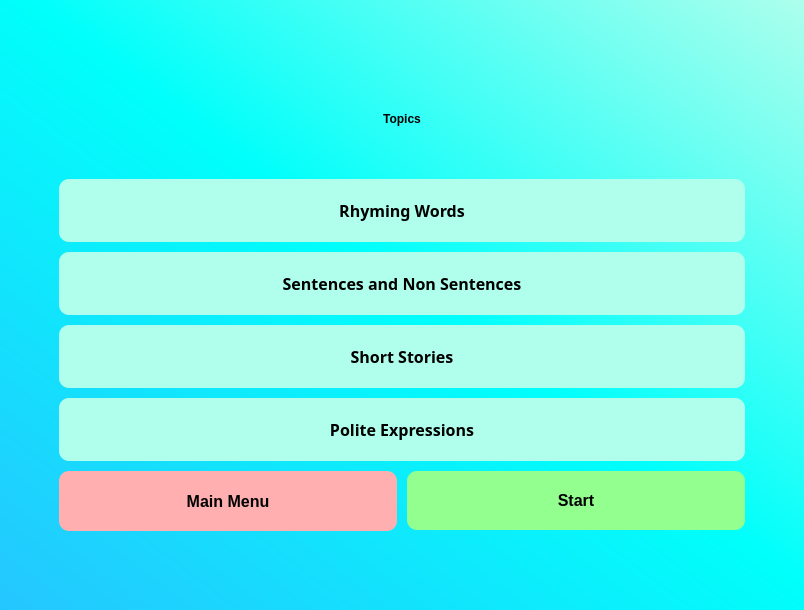
<?xml version="1.0" encoding="UTF-8"?>
<ui version="4.0">
 <class>Form</class>
 <widget class="QWidget" name="Form">
  <property name="geometry">
   <rect>
    <x>0</x>
    <y>0</y>
    <width>804</width>
    <height>594</height>
   </rect>
  </property>
  <property name="mouseTracking">
   <bool>true</bool>
  </property>
  <property name="tabletTracking">
   <bool>true</bool>
  </property>
  <property name="focusPolicy">
   <enum>Qt::NoFocus</enum>
  </property>
  <property name="windowTitle">
   <string>Topics Screen</string>
  </property>
  <property name="styleSheet">
   <string notr="true">#Form{
background: qlineargradient(spread:pad, x1:0, y1:1, x2:1, y2:0, stop:0 rgba(37, 198, 255, 255), stop:0.517857 rgba(0, 255, 251, 255), stop:1 rgba(174, 255, 236, 255))
}</string>
  </property>
  <layout class="QGridLayout" name="gridLayout_2">
   <property name="leftMargin">
    <number>50</number>
   </property>
   <property name="topMargin">
    <number>60</number>
   </property>
   <property name="rightMargin">
    <number>50</number>
   </property>
   <property name="bottomMargin">
    <number>70</number>
   </property>
   <property name="horizontalSpacing">
    <number>11</number>
   </property>
   <item row="0" column="0">
    <widget class="QWidget" name="TopicWidget" native="true">
     <property name="styleSheet">
      <string notr="true">QPushButton {
font-size: 16px !important;
background-color: #AFFFEC !important;
color: black; 
font-family: 'Gilroy';
font-weight: 600;
border-radius: 10px;
padding: 20px;
}

QPushButton::hover {
background-color: #AFFFAA !important;
}</string>
     </property>
     <layout class="QGridLayout" name="gridLayout">
      <property name="spacing">
       <number>10</number>
      </property>
      <item row="0" column="0" colspan="2">
       <widget class="QLabel" name="Topics">
        <property name="minimumSize">
         <size>
          <width>0</width>
          <height>100</height>
         </size>
        </property>
        <property name="styleSheet">
         <string notr="true">font: 87 32pt &quot;Gilroy&quot;;
font-weight: 900;
background: transparent;
color: black;</string>
        </property>
        <property name="text">
         <string>Topics</string>
        </property>
        <property name="alignment">
         <set>Qt::AlignCenter</set>
        </property>
        <property name="wordWrap">
         <bool>true</bool>
        </property>
        <property name="textInteractionFlags">
         <set>Qt::LinksAccessibleByMouse</set>
        </property>
       </widget>
      </item>
      <item row="1" column="0" colspan="2">
       <widget class="QPushButton" name="btnRhyming">
        <property name="font">
         <font>
          <family>Gilroy</family>
          <pointsize>-1</pointsize>
          <weight>75</weight>
          <bold>true</bold>
         </font>
        </property>
        <property name="cursor">
         <cursorShape>PointingHandCursor</cursorShape>
        </property>
        <property name="mouseTracking">
         <bool>true</bool>
        </property>
        <property name="tabletTracking">
         <bool>true</bool>
        </property>
        <property name="focusPolicy">
         <enum>Qt::NoFocus</enum>
        </property>
        <property name="styleSheet">
         <string notr="true"/>
        </property>
        <property name="text">
         <string>Rhyming Words</string>
        </property>
        <property name="autoDefault">
         <bool>true</bool>
        </property>
        <property name="default">
         <bool>true</bool>
        </property>
        <property name="flat">
         <bool>true</bool>
        </property>
       </widget>
      </item>
      <item row="2" column="0" colspan="2">
       <widget class="QPushButton" name="btnSentence">
        <property name="font">
         <font>
          <family>Gilroy</family>
          <pointsize>-1</pointsize>
          <weight>75</weight>
          <bold>true</bold>
         </font>
        </property>
        <property name="cursor">
         <cursorShape>PointingHandCursor</cursorShape>
        </property>
        <property name="mouseTracking">
         <bool>true</bool>
        </property>
        <property name="tabletTracking">
         <bool>true</bool>
        </property>
        <property name="focusPolicy">
         <enum>Qt::NoFocus</enum>
        </property>
        <property name="styleSheet">
         <string notr="true"/>
        </property>
        <property name="text">
         <string>Sentences and Non Sentences</string>
        </property>
        <property name="autoDefault">
         <bool>true</bool>
        </property>
        <property name="default">
         <bool>true</bool>
        </property>
        <property name="flat">
         <bool>true</bool>
        </property>
       </widget>
      </item>
      <item row="3" column="0" colspan="2">
       <widget class="QPushButton" name="btnStories">
        <property name="font">
         <font>
          <family>Gilroy</family>
          <pointsize>-1</pointsize>
          <weight>75</weight>
          <bold>true</bold>
         </font>
        </property>
        <property name="cursor">
         <cursorShape>PointingHandCursor</cursorShape>
        </property>
        <property name="mouseTracking">
         <bool>true</bool>
        </property>
        <property name="tabletTracking">
         <bool>true</bool>
        </property>
        <property name="focusPolicy">
         <enum>Qt::NoFocus</enum>
        </property>
        <property name="styleSheet">
         <string notr="true"/>
        </property>
        <property name="text">
         <string>Short Stories</string>
        </property>
        <property name="autoDefault">
         <bool>true</bool>
        </property>
        <property name="default">
         <bool>true</bool>
        </property>
        <property name="flat">
         <bool>true</bool>
        </property>
       </widget>
      </item>
      <item row="4" column="0" colspan="2">
       <widget class="QPushButton" name="btnExpress">
        <property name="font">
         <font>
          <family>Gilroy</family>
          <pointsize>-1</pointsize>
          <weight>75</weight>
          <bold>true</bold>
         </font>
        </property>
        <property name="cursor">
         <cursorShape>PointingHandCursor</cursorShape>
        </property>
        <property name="mouseTracking">
         <bool>true</bool>
        </property>
        <property name="tabletTracking">
         <bool>true</bool>
        </property>
        <property name="focusPolicy">
         <enum>Qt::NoFocus</enum>
        </property>
        <property name="styleSheet">
         <string notr="true"/>
        </property>
        <property name="text">
         <string>Polite Expressions</string>
        </property>
        <property name="autoDefault">
         <bool>true</bool>
        </property>
        <property name="default">
         <bool>true</bool>
        </property>
        <property name="flat">
         <bool>true</bool>
        </property>
       </widget>
      </item>
      <item row="5" column="0">
       <widget class="QPushButton" name="btnMenu">
        <property name="minimumSize">
         <size>
          <width>0</width>
          <height>60</height>
         </size>
        </property>
        <property name="cursor">
         <cursorShape>PointingHandCursor</cursorShape>
        </property>
        <property name="focusPolicy">
         <enum>Qt::NoFocus</enum>
        </property>
        <property name="styleSheet">
         <string notr="true">background-color: #ffafaf;
	color: black; 
	font-family: 'Gilroy';
	font-weight: 600;
	border-radius: 10px;
	padding: 20px;
</string>
        </property>
        <property name="text">
         <string>Main Menu</string>
        </property>
       </widget>
      </item>
      <item row="5" column="1">
       <widget class="QPushButton" name="btnStart">
        <property name="cursor">
         <cursorShape>PointingHandCursor</cursorShape>
        </property>
        <property name="focusPolicy">
         <enum>Qt::NoFocus</enum>
        </property>
        <property name="styleSheet">
         <string notr="true">background-color: #92ff8f;
	color: black; 
	font-family: 'Gilroy';
	font-weight: 600;
	border-radius: 10px;
	padding: 20px;
</string>
        </property>
        <property name="text">
         <string>Start</string>
        </property>
       </widget>
      </item>
     </layout>
    </widget>
   </item>
  </layout>
 </widget>
 <resources>
  <include location="../assets/Images.qrc"/>
 </resources>
 <connections/>
</ui>
